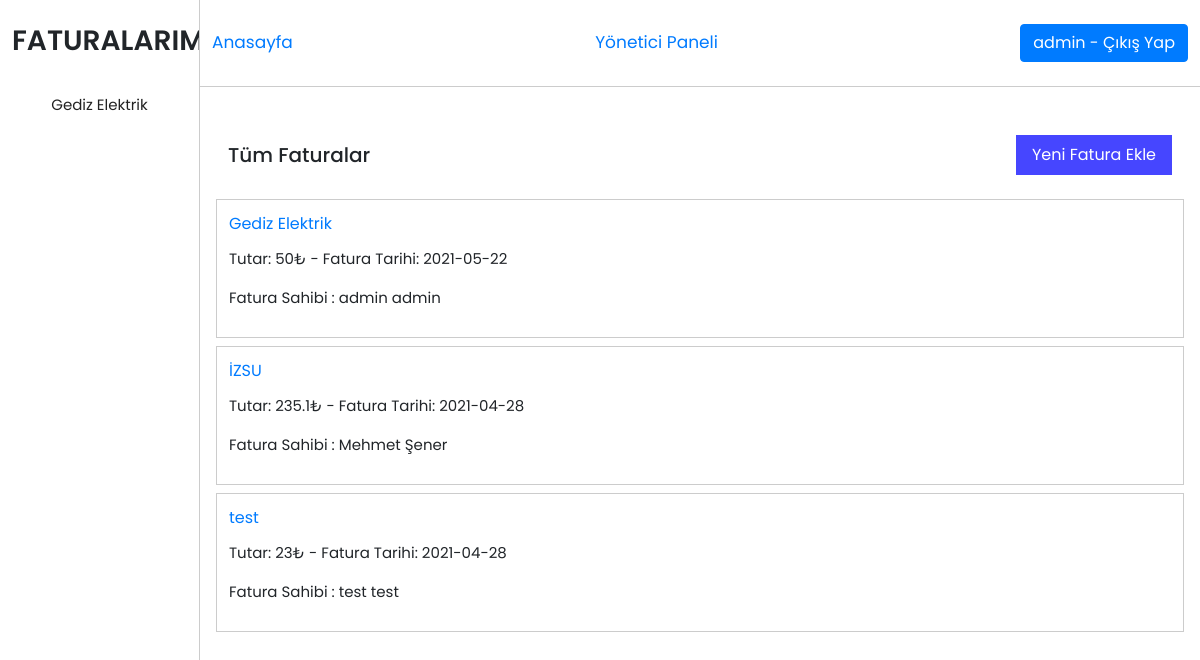
Page /index.php (signed in) on the committed database.
### tables this page shows
CREATE TABLE "Fatura" (
	"id"	INTEGER,
	"kullaniciid"	INTEGER,
	"kurumadi"	TEXT,
	"tutar"	REAL,
	"tarih"	TEXT,
	"odendimi"	INTEGER,
	PRIMARY KEY("id" AUTOINCREMENT)
);

CREATE TABLE "Kullanici" (
	"id"	INTEGER,
	"kullaniciadi"	TEXT,
	"sifre"	TEXT,
	"ad"	TEXT,
	"soyad"	TEXT,
	"eposta"	TEXT,
	"adres"	TEXT,
	"yetki"	INTEGER,
	PRIMARY KEY("id" AUTOINCREMENT)
);

### fonksiyon.php (called while the page is built, shortened)
<?php
$vt = new PDO('sqlite:veritabani.db');
function kullaniciBilgisi($kid)
{
    global $vt;
    $sorgu = "SELECT * FROM kullanici WHERE id=$kid";
    $sonuclar = $vt->query($sorgu);
    if ($satir = $sonuclar->fetch()) {
        return $satir;
    }
}
function tumFaturalar()
{
    global $vt;
    $kid = $_SESSION['kid'];
    $sorgu = "SELECT * FROM Fatura where kullaniciid=$kid";
    $sonuclar = $vt->query($sorgu);
    $dizi = [];
    while ($satir = $sonuclar->fetch()) {
        array_push($dizi,$satir);
    }
    return $dizi;
}
function tumFaturalarAdmin()
{
    global $vt;
    $sorgu = "SELECT Fatura.*,Kullanici.* FROM Fatura INNER JOIN Kullanici ON Fatura.kullaniciid=Kullanici.id";
    $sonuclar = $vt->query($sorgu);
    $dizi = [];
    while ($satir = $sonuclar->fetch()) {
        array_push($dizi,$satir);
    }
    return $dizi;
}
function girisYapildimi()
{
    if(isset($_SESSION['kid']))return true;
    return false;
}

### index.php (the view, shortened to what this page needs)
<!doctype html>
<html lang="en">
<?php
require_once("fonksiyon.php");
?>
<head>
  <link rel="stylesheet" href="https://stackpath.bootstrapcdn.com/bootstrap/4.3.1/css/bootstrap.min.css">
  <link rel="stylesheet" href="https://cdnjs.cloudflare.com/ajax/libs/font-awesome/5.15.3/css/all.min.css" />
  <link rel="stylesheet" href="css/style.css">
</head>
<body>
  <div class="forum-container">
    <div class="forum forum-left">
      <?php if(girisYapildimi()){
        echo "<h3>FATURALARIM</h3>";
      } ?>
      <div class="forum-subjects d-flex flex-column">
        <?php
        if (girisYapildimi()) {
          $faturalar = tumFaturalar();
          foreach ($faturalar as $fatura) {
            echo "<a href='fatura-icerigi.php?kid={$fatura['id']}'>{$fatura['kurumadi']}</a>";
          }
        }
        else{
          echo "<h5>Fatura bilgileriniz için lütfen giriş yapınız.</h5>";
        }
        ?>
      </div>
    </div>
    <div class="forum forum-right">
      <header class="d-flex justify-content-between align-items-center">
        <a href="index.php" class="anasayfa">Anasayfa</a>
        <?php
        if (isset($_SESSION['yetki']) && $_SESSION['yetki'] == 1) {
          echo '<a href="admin.php" class="anasayfa">Yönetici Paneli</a>';
        }
        ?>
        <?php
        if (isset($_SESSION['kid']) == false) {
        ?>
          <div class="login">
            <input type="button" data-toggle="modal" data-target="#girisModal" data-whatever="@mdo" value="Giriş Yap" />
            <input type="button" data-toggle="modal" data-target="#kayitModal" data-whatever="@mdo" value="Kayıt Ol" />
          </div>
        <?php
        } else {
        ?>
          <div class="login">
            <a class="btn btn-primary" href="fonksiyon.php?cikis=1"><?php echo kullaniciBilgisi($_SESSION['kid'])['kullaniciadi']; ?> - Çıkış Yap</a>
          </div>
        <?php
        }
        ?>
      </header>
      <div class="forum-content">
        <div class="admin-faturalar-header d-flex align-items-center justify-content-between">
          <h5>Tüm Faturalar</h5>
          <?php
          if (isset($_SESSION['yetki'])) {
          ?>
            <input type="button" value="Yeni Fatura Ekle" data-toggle="modal" data-target="#yeniFaturaEkle" data-whatever="@mdo">
          <?php
          }
          ?>
        </div>
        <?php
        if (girisYapildimi()) {
          $faturalar = tumFaturalarAdmin();
          foreach ($faturalar as $fatura) {
        ?>
            <div class="forum-item">
              <a href="fatura-icerigi.php?kid=<?php echo $fatura['id']; ?>" class="tutar"><?php echo $fatura['kurumadi']; ?></a>
              <p class="fatura-aciklaması"><?php echo  "Tutar: " . $fatura['tutar']. "₺ - Fatura Tarihi: ".$fatura['tarih'] ; ?></p>
              <p class="fatura-aciklaması"><?php echo  "Fatura Sahibi : " . $fatura['ad']. " ".$fatura['soyad'] ; ?></p>
            </div>
        <?php
          }
        }
        else{
          echo "<p>Lütfen giriş yapınız.</p>";
        }
        ?>
      </div>
    </div>
  </div>
</body>
</html>

### css/style.css (style rules this page uses)
* { padding: 0px; margin: 0px; text-decoration: none !important; }
body { font-family: 'Poppins', sans-serif; overflow-y: hidden; }
.forum-container { display: -ms-grid; display: grid; -ms-grid-columns: 1.5fr 10.5fr; grid-template-columns: 1.5fr 10.5fr; }
.forum-container .forum { min-height: 100vh; max-height: 100vh; }
.forum-container .forum-left { border-right: 1px solid #ccc; overflow-y: scroll; }
.forum-container .forum-left h3 { font-weight: 600; margin: 24px 12px; text-align: center; }
.forum-container .forum-left .forum-subjects a { padding: 12px; text-align: center; color: #222222; font-size: 15px; }
.forum-container .forum-right { overflow-y: scroll; }
.forum-container .forum-right header { border-bottom: 1px solid #ccc; padding: 24px 12px; }
.forum-container .forum-right header .anasayfa { font-size: 17px; }
.forum-container .forum-right .forum-content { position: relative; padding: 24px 16px; min-height: 100vh; }
.forum-container .forum-right .forum-content .forum-item { padding: 12px; border: 1px solid #ccc; margin-bottom: 8px; }
.forum-container .forum-right .forum-content .forum-item .fatura-aciklaması { margin-top: 12px; }
.forum-container .forum-right .forum-content .forum-item p { font-size: 15px; display: -webkit-box; -webkit-line-clamp: 2; -webkit-box-orient: vertical; overflow: hidden; text-overflow: ellipsis; }
.admin-faturalar-header { padding: 24px 12px; }
.admin-faturalar-header h5 { margin-bottom: 0rem; }
.admin-faturalar-header input { background: #4646ff; border: none; padding: 8px 16px; outline: none; color: #fff; }
@media only screen and (max-width: 1500px) { .forum-container { -ms-grid-columns: 2fr 10fr; grid-template-columns: 2fr 10fr; } }

### rows in the picture
fatura: kurumadi "Gediz Elektrik", tutar "50", tarih "2021-05-22", kullaniciid.ad "admin", kullaniciid.soyad "admin"
kullanici: kullaniciadi "admin"
fatura: kurumadi "İZSU", tutar "235.1", tarih "2021-04-28", kullaniciid.ad "Mehmet", kullaniciid.soyad "Şener"
fatura: kurumadi "test", tutar "23", tarih "2021-04-28", kullaniciid.ad "test", kullaniciid.soyad "test"
